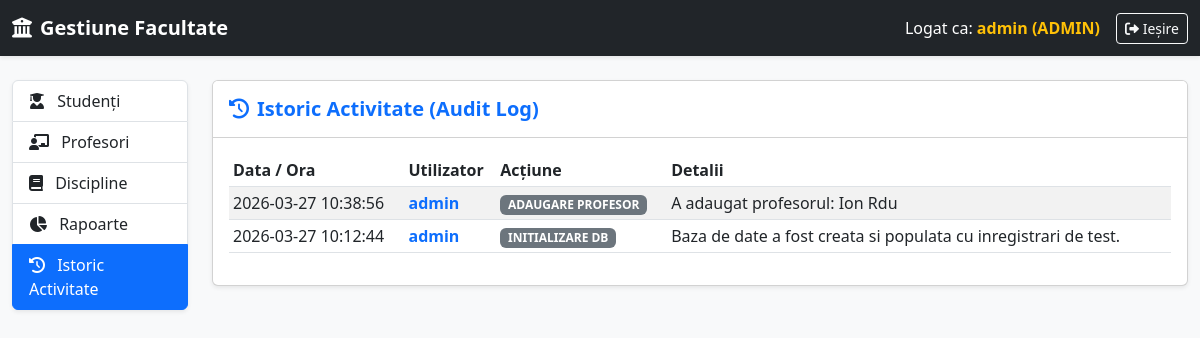
Screenshot of /dashboard.php?page=istoric (signed in) with the database file from the repository.
### tables this page shows
CREATE TABLE `istoric` (
  `id_istoric` int(11) NOT NULL,
  `id_utilizator` int(11) DEFAULT NULL,
  `actiune` varchar(50) NOT NULL,
  `detalii` text NOT NULL,
  `data_ora` datetime DEFAULT current_timestamp()
);

CREATE TABLE `utilizatori` (
  `id_utilizator` int(11) NOT NULL,
  `username` varchar(50) NOT NULL,
  `parola` varchar(255) NOT NULL,
  `rol` enum('admin','profesor','student') NOT NULL
);

### dashboard.php (the view, shortened to what this page needs)
<?php
require_once 'config.php';
$rol = $_SESSION['rol'];
if ($rol === 'admin') {
    $pagina_curenta = isset($_GET['page']) ? $_GET['page'] : 'studenti';
} elseif ($rol === 'profesor') {
    $pagina_curenta = isset($_GET['page']) ? $_GET['page'] : 'materiile_mele';
} elseif ($rol === 'student') {
    $pagina_curenta = isset($_GET['page']) ? $_GET['page'] : 'situatia_mea';
}
$istoric_date = [];
try {
    if ($rol === 'admin') {
        if ($pagina_curenta === 'studenti') {
            $sql = "SELECT id_student, matricol, nume, prenume, specializare, an_studiu, grupa, finantare FROM studenti WHERE 1=1";
            $parametri = [];
            if (!empty($_GET['search'])) { $sql .= " AND (nume LIKE ? OR prenume LIKE ? OR matricol LIKE ?)"; $c = '%'.$_GET['search'].'%'; array_push($parametri, $c, $c, $c); }
            if (!empty($_GET['specializare'])) { $sql .= " AND specializare = ?"; $parametri[] = $_GET['specializare']; }
            if (!empty($_GET['an_studiu'])) { $sql .= " AND an_studiu = ?"; $parametri[] = $_GET['an_studiu']; }
            $sql .= " ORDER BY nume ASC";
            $stmt = $pdo->prepare($sql); $stmt->execute($parametri); $date_tabel = $stmt->fetchAll();
        }
        elseif ($pagina_curenta === 'profesori') {
            $stmt = $pdo->query("SELECT id_profesor, nume, prenume, departament FROM profesori ORDER BY nume ASC");
            $date_tabel = $stmt->fetchAll();
        }
        elseif ($pagina_curenta === 'discipline') {
            $stmt = $pdo->query("SELECT id_disciplina, denumire, an_studiu, semestru, credite FROM discipline ORDER BY denumire ASC");
            $date_tabel = $stmt->fetchAll();
        }
        elseif ($pagina_curenta === 'istoric') {
             $stmt = $pdo->query("SELECT i.id_istoric, u.username, i.actiune, i.detalii, i.data_ora FROM istoric i LEFT JOIN utilizatori u ON i.id_utilizator = u.id_utilizator ORDER BY i.data_ora DESC LIMIT 50");
             $istoric_date = $stmt->fetchAll();
        }
    }
} catch (PDOException $e) { die("Eroare la extragerea datelor: " . $e->getMessage()); }
?>
<!DOCTYPE html>
<html lang="ro">
<head>
    <link href="https://cdn.jsdelivr.net/npm/bootstrap@5.3.0/dist/css/bootstrap.min.css" rel="stylesheet">
    <link rel="stylesheet" href="https://cdnjs.cloudflare.com/ajax/libs/font-awesome/6.0.0/css/all.min.css">
</head>
<body class="bg-light">
    <nav class="navbar navbar-expand-lg navbar-dark bg-dark shadow-sm d-print-none">
        <div class="container-fluid">
            <a class="navbar-brand fw-bold" href="dashboard.php"><i class="fas fa-university me-2"></i>Gestiune Facultate</a>
            <div class="d-flex text-white align-items-center">
                <span class="me-3">Logat ca: <strong class="text-warning"><?php echo htmlspecialchars($_SESSION['username']); ?> (<?php echo strtoupper($rol); ?>)</strong></span>
                <a href="dashboard.php?logout=1" class="btn btn-sm btn-outline-light"><i class="fas fa-sign-out-alt"></i> Ieșire</a>
            </div>
        </div>
    </nav>
    <div class="container-fluid mt-4">
        <div class="row">
            <div class="col-md-2 mb-4 d-print-none">
                <div class="list-group shadow-sm">
                    <?php if ($rol === 'admin'): ?>
                        <a href="dashboard.php?page=studenti" class="list-group-item list-group-item-action <?php echo $pagina_curenta == 'studenti' ? 'active' : ''; ?>"><i class="fas fa-user-graduate me-2"></i> Studenți</a>
                        <a href="dashboard.php?page=profesori" class="list-group-item list-group-item-action <?php echo $pagina_curenta == 'profesori' ? 'active' : ''; ?>"><i class="fas fa-chalkboard-teacher me-2"></i> Profesori</a>
                        <a href="dashboard.php?page=discipline" class="list-group-item list-group-item-action <?php echo $pagina_curenta == 'discipline' ? 'active' : ''; ?>"><i class="fas fa-book me-2"></i> Discipline</a>
                        <a href="dashboard.php?page=rapoarte" class="list-group-item list-group-item-action <?php echo $pagina_curenta == 'rapoarte' ? 'active' : ''; ?>"><i class="fas fa-chart-pie me-2"></i> Rapoarte</a>
                        <a href="dashboard.php?page=istoric" class="list-group-item list-group-item-action <?php echo $pagina_curenta == 'istoric' ? 'active' : ''; ?>"><i class="fas fa-history me-2"></i> Istoric Activitate</a>
                    <?php elseif ($rol === 'profesor'): ?>
                        <a href="dashboard.php?page=materiile_mele" class="list-group-item list-group-item-action <?php echo ($pagina_curenta == 'materiile_mele' || $pagina_curenta == 'catalog') ? 'active' : ''; ?>"><i class="fas fa-book-open me-2"></i> Materiile Mele</a>
                    <?php endif; ?>
                </div>
            </div>
            <div class="col-md-10">
                <?php if ($rol === 'admin' && $pagina_curenta === 'istoric'): ?>
                <div class="card shadow-sm mb-4">
                    <div class="card-header bg-white py-3">
                        <h5 class="mb-0 fw-bold text-primary"><i class="fas fa-history me-2"></i>Istoric Activitate (Audit Log)</h5>
                    </div>
                    <div class="card-body">
                        <div class="table-responsive">
                            <table class="table table-striped table-sm align-middle">
                                <thead>
                                    <tr>
                                        <th>Data / Ora</th>
                                        <th>Utilizator</th>
                                        <th>Acțiune</th>
                                        <th>Detalii</th>
                                    </tr>
                                </thead>
                                <tbody>
                                    <?php foreach($istoric_date as $log): ?>
                                    <tr>
                                        <td><?php echo htmlspecialchars($log['data_ora']); ?></td>
                                        <td class="fw-bold text-primary"><?php echo htmlspecialchars($log['username'] ?? 'Sistem'); ?></td>
                                        <td><span class="badge bg-secondary"><?php echo htmlspecialchars($log['actiune']); ?></span></td>
                                        <td><?php echo htmlspecialchars($log['detalii']); ?></td>
                                    </tr>
                                    <?php endforeach; ?>
                                </tbody>
                            </table>
                        </div>
                    </div>
                </div>
                <?php endif; ?>
            </div>
        </div>
    </div>
</body>
</html>

### rows the page displays
istoric: data_ora "2026-03-27 10:38:56", id_utilizator.username "admin", actiune "ADAUGARE PROFESOR", detalii "A adaugat profesorul: Ion Rdu"
istoric: data_ora "2026-03-27 10:12:44", id_utilizator.username "admin", actiune "INITIALIZARE DB", detalii "Baza de date a fost creata si populata cu inregistrari de test."

### other values shown
$_SESSION['username'] "admin"
$rol "ADMIN"
